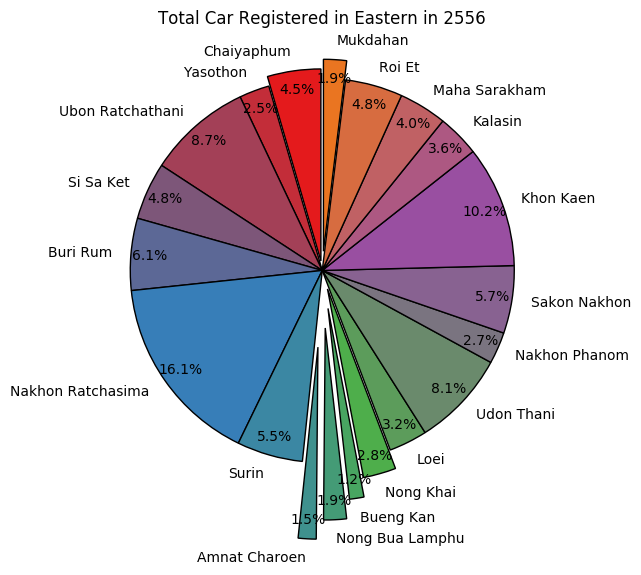

Write Python code to recreate this figure.
"""
Pie chart by the total registering cars.
"""
from pylab import *
from matplotlib import cm
def total_east_pie_chart():
    # make a square figure and axes
    figure(1, figsize=(6,6))
    ax = axes([0.1, 0.1, 0.8, 0.8])
    # The slices will be ordered and plotted counter-clockwise.
    labels = 'Chaiyaphum','Yasothon','Ubon Ratchathani','Si Sa Ket','Buri Rum','Nakhon Ratchasima','Surin','Amnat Charoen','Nong Bua Lamphu','Bueng Kan','Nong Khai','Loei','Udon Thani','Nakhon Phanom','Sakon Nakhon','Khon Kaen','Kalasin','Maha Sarakham','Roi Et','Mukdahan'
    fracs = [360326,203899,701817,387703,485829,1293523,444978,121165,154225,98111,221173,259646,645826,213657,456473,820245,285970,323476,387544,155442]
    cs=cm.Set1(np.arange(40)/40.)
    explode=(0.05, 0, 0, 0, 0, 0, 0, 0.4, 0.3, 0.2, 0.1, 0, 0, 0, 0, 0, 0, 0, 0, 0.1)
    pie(fracs, labels=labels, autopct='%1.1f%%',explode=explode,shadow=False, startangle=90, colors=cs, pctdistance=.9)
    title('Total Car Registered in Eastern in 2556')
    show()
total_east_pie_chart()
